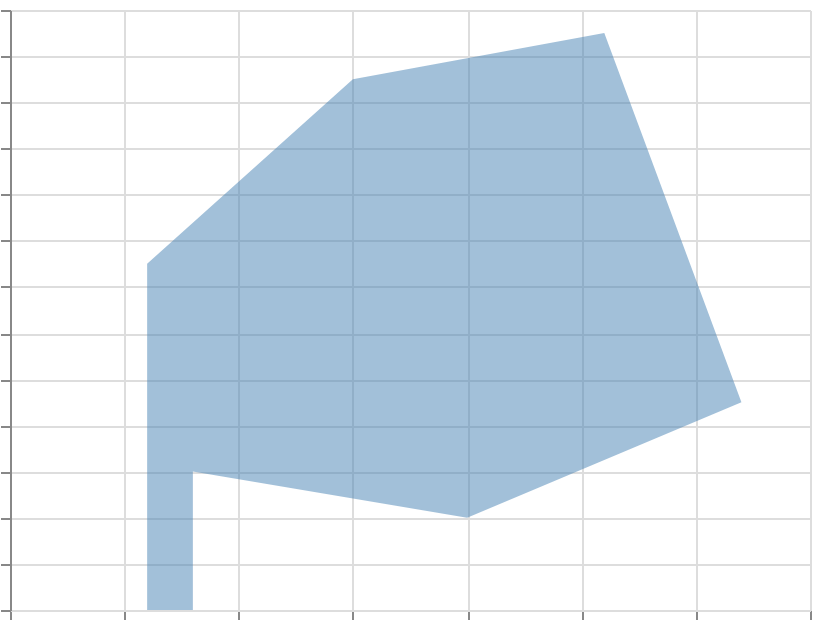

This figure's Vega-Lite source:
### Vega specification from a JSON file in a GitHub repository (floating-point values rounded to 4 significant figures)
{"$schema": "https://vega.github.io/schema/vega/v6.json", "width": 400, "height": 300, "padding": 5, "autosize": "none", "data": [{"name": "table", "values": [{"x": 80, "y": 60}, {"x": 200, "y": 40}, {"x": 320, "y": 90}, {"x": 260, "y": 250}, {"x": 150, "y": 230}, {"x": 60, "y": 150}]}], "scales": [{"name": "x", "type": "linear", "domain": {"data": "table", "field": "x"}, "range": "width", "nice": true}, {"name": "y", "type": "linear", "domain": {"data": "table", "field": "y"}, "range": [{"signal": "height"}, 0], "nice": true}], "marks": [{"type": "area", "from": {"data": "table"}, "encode": {"update": {"x": {"scale": "x", "field": "x"}, "y": {"scale": "y", "field": "y"}, "y2": {"scale": "y", "value": 0}, "fill": {"value": "steelblue"}, "fillOpacity": {"value": 0.5}, "interpolate": {"value": "linear"}, "tension": {"value": 0}}}}], "axes": [{"scale": "x", "orient": "bottom", "grid": true, "labels": false}, {"scale": "y", "orient": "left", "grid": true, "labels": false}]}
